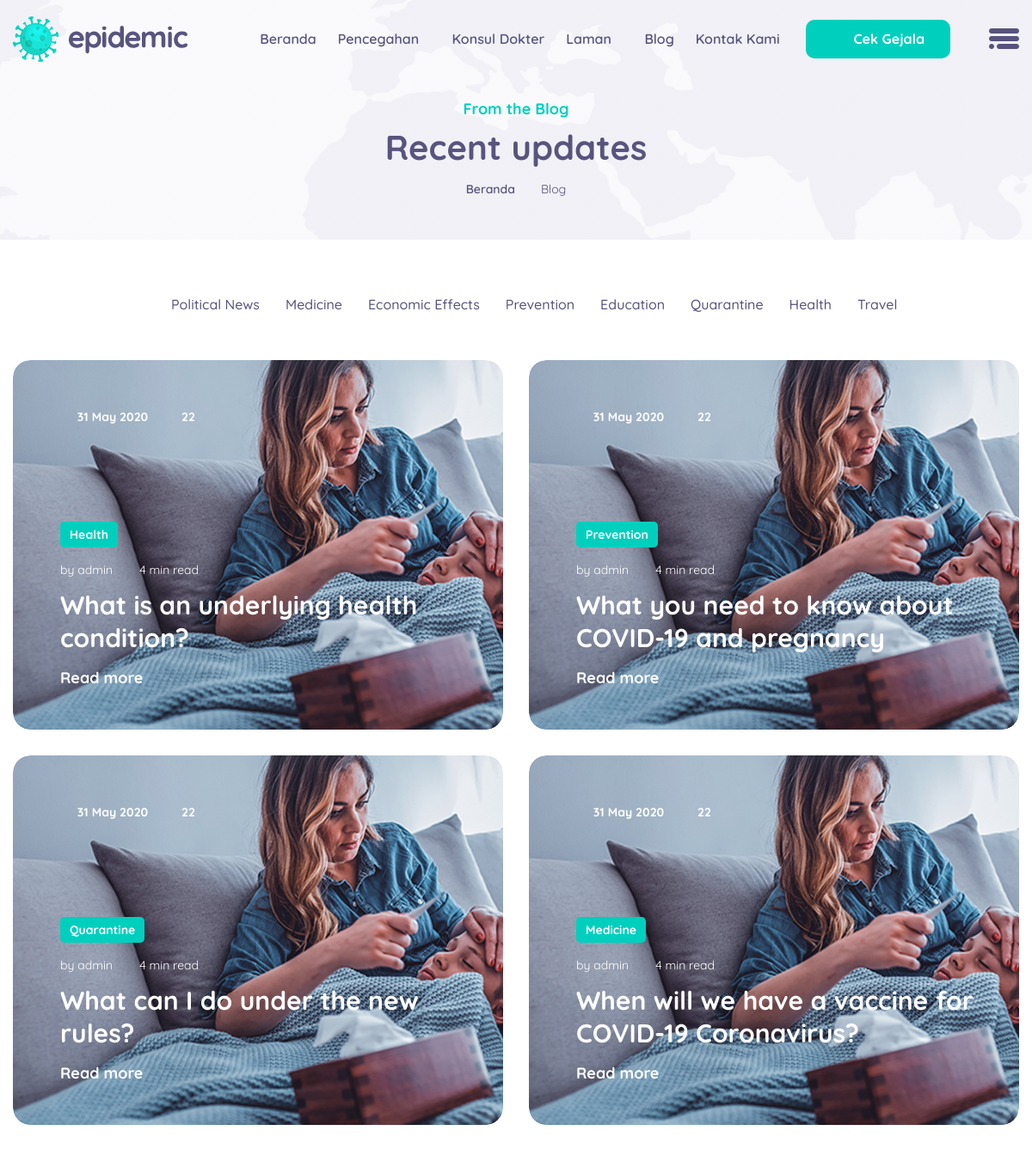
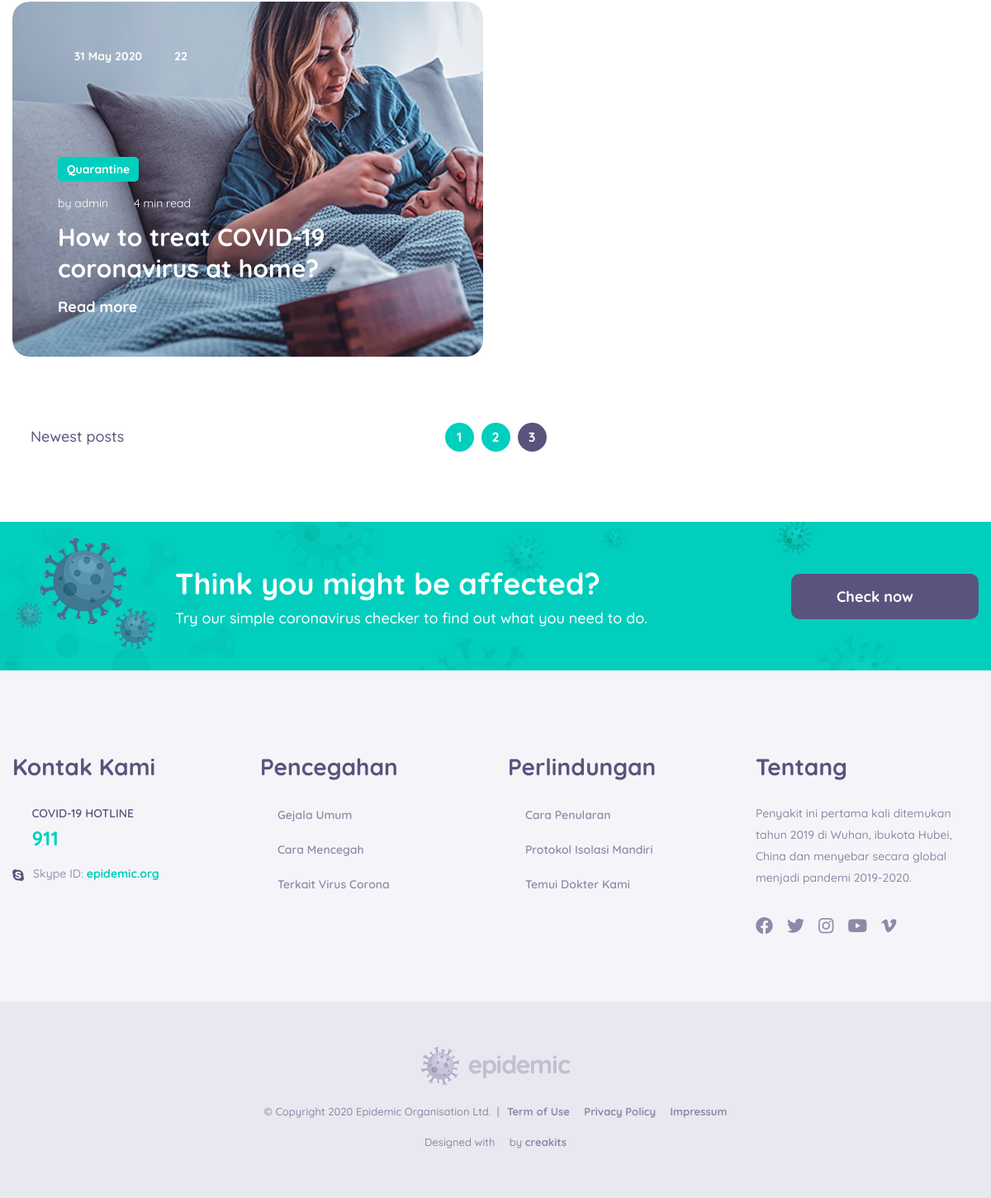
/public/Blog/3, run on the app's committed database (2 pictures, top to bottom).
### tables this page shows
CREATE TABLE `blogs` (
  `id` int(11) NOT NULL,
  `authId` int(11) NOT NULL,
  `title` varchar(255) NOT NULL,
  `category` enum('Political News','Medicine','Economic','Effect','Prevention','Education','Quarantine','Health','Travel') DEFAULT NULL,
  `date` date NOT NULL,
  `content` longtext NOT NULL
);

CREATE TABLE `users` (
  `id` int(11) NOT NULL,
  `username` varchar(255) NOT NULL,
  `password` varchar(255) NOT NULL,
  `role` enum('Administrator','Doctor/Content Writer') NOT NULL,
  `full_name` varchar(255) NOT NULL,
  `birth_date` date NOT NULL,
  `address` varchar(255) NOT NULL,
  `email` varchar(255) NOT NULL,
  `phone_number` varchar(255) NOT NULL
);

### app/core/Controller.php (called while the page is built, shortened)
<?php
class Controller{
    public function view($view, $data = [])
    {
        require_once '../app/views/' . $view . '.php';
    }
    public function model($model)
    {
        return new $model;
    }
}

### app/controllers/Blog.php (called while the page is built, shortened)
<?php
class Blog extends Controller {
    public function index($page = 1)
    {
        $halaman = 10;
        $mulai = ($page>1) ? ($page * $halaman) - $halaman : 0;
        $total = count($this->model('Blog_model')->getAllBlogs());
        $data['pages'] = ceil($total/$halaman);
        $data['current_page'] = $page;
        $data['blogs'] = $this->model('Blog_model')->getBlogsByPage($mulai, $halaman);
        $this->view('blog/blog', $data);
    }
}

### app/core/App.php (called while the page is built, shortened)
<?php
class App
{
    protected $method = 'index';
    protected $params = [];
    public function __construct()
    {
        $url = $this->parseURL();
        if (isset($url[0])) {
            if (file_exists('../app/controllers/' . $url[0] . '.php')) {
                unset($url[0]);
            }
        }
        $this->controller = new $this->controller;
        if (!empty($url)) {
            $this->params = array_values($url);
        }
        call_user_func_array([$this->controller, $this->method], $this->params);
    }
    public function parseURL()
    {
        if (isset($_GET['url'])) {
            $url = rtrim($_GET['url'], '/');
            $url = filter_var($url, FILTER_SANITIZE_URL);
            $url = explode('/', $url);
            return $url;
        }
    }
}

### public/index.php (called while the page is built, shortened)
<?php
$app = new App;

### app/core/Database.php (called while the page is built, shortened)
<?php
class Database{
    private $host = DB_HOST;
    private $user = DB_USER;
    private $pass = DB_PASS;
    private $dbnm = DB_NAME;
    private $dbh;
    private $stmt;
    public function __construct()
    {
        $dsn = 'mysql:host='. $this->host .';dbname='. $this->dbnm;
        $option = [
            PDO::ATTR_PERSISTENT => true,
            PDO::ATTR_ERRMODE => PDO::ERRMODE_EXCEPTION
        ];
        try{
            $this->dbh = new PDO($dsn,$this->user,$this->pass, $option);
        }catch(PDOException $e){
            die($e->getMessage());
        }
    }
    public function query($query)
    {
        $this->stmt = $this->dbh->prepare($query);
    }
    public function bind($param, $value, $type = null){
        if(is_null($type)){
            switch (true) {
                case is_int($value):
                    $type = PDO::PARAM_INT;
                    break;
                default:
                    $type = PDO::PARAM_STR;
            }
        }
        $this->stmt->bindValue($param, $value, $type);
    }
    public function execute()
    {
        $this->stmt->execute();
    }
    public function resultSet()
    {
        $this->execute();
        return $this->stmt->fetchAll(PDO::FETCH_ASSOC);
    }
    public function single()
    {
        $this->execute();
        return $this->stmt->fetch(PDO::FETCH_ASSOC);
    }
}

### app/models/Blog_model.php (called while the page is built, shortened)
<?php
class Blog_model{
    private $table = 'blogs';
    private $db;
    public function __construct()
    {
        $this->db = new Database;
    }
    public function getAllBlogs()
    {
        $this->db->query('SELECT * FROM ' . $this->table);
        return $this->db->resultSet();
    }
    public function getBlogsByPage($mulai, $halaman)
    {
        $this->db->query('SELECT * FROM ' . $this->table . ' ORDER BY `id` DESC LIMIT :mulai , :halaman');
        $this->db->bind('mulai',$mulai);
        $this->db->bind('halaman',$halaman);
        return $this->db->resultSet();
    }
}

### app/models/User_model.php (called while the page is built, shortened)
<?php
class User_model
{
    private $table = 'users';
    private $db;
    public function __construct()
    {
        $this->db = new Database;
    }
    public function getAllUsersNameById($id)
    {
        $this->db->query('SELECT full_name FROM ' . $this->table . ' WHERE id=:id');
        $this->db->bind('id', $id);
        return $this->db->single();
    }
}

### app/views/Blog/blog.php (the view, shortened to what this page needs)
<section class="breadcrumb_area">
    <div class="container">
        <div class="breadcrumb_text">
            <h6 class="wow fadeInUp">From the Blog</h6>
            <h3 class="wow fadeInUp" data-wow-delay="0.2s">Recent updates</h3>
            <ul class="nav justify-content-center wow fadeInUp" data-wow-delay="0.3s">
                <li><a href="<?= BASEURL; ?>/Home">Beranda</a></li>
                <li><a href="<?= BASEURL; ?>/Blog/1">Blog</a></li>
            </ul>
        </div>
    </div>
</section>
<section class="blog_area">
    <div class="container">
        <div class="blog_menu">
            <div class="g_fillter">
                <ul class="nav justify-content-center">
                    <li class="active" data-filter="*">
                        <a href="#"><i class="linearicons-icons"></i></a>
                    </li>
                    <li data-filter=".comm"><a href="#">Political News</a></li>
                    <li data-filter=".medi"><a href="#">Medicine</a></li>
                    <li data-filter=".eff"><a href="#">Economic Effects </a></li>
                    <li data-filter=".pre"><a href="#">Prevention</a></li>
                    <li data-filter=".edu"><a href="#">Education</a></li>
                    <li data-filter=".quarantine"><a href="#">Quarantine</a></li>
                    <li data-filter=".health"><a href="#">Health</a></li>
                    <li data-filter=".travel"><a href="#">Travel</a></li>
                </ul>
            </div>
        </div>
        <div class="row blog_item_inner">
            <?php foreach ($data['blogs'] as $blog) : ?>
                <?php
                $date = date('j F Y', strtotime(str_replace("-", "/", $blog['date'])));
                $data['users'] = $this->model('User_model')->getAllUsersNameById($blog['authId']);
                $author_name = $data['users']['full_name'];
                ?>
                <div class="col-lg-6 comm travel edu quarantine">
                    <div class="big_l_blog_item">
                        <div class="l_blog_img">
                            <img class="img-fluid" src="<?= BASEURL; ?>/assets/storage/images/blog/default.jpg"
                                 alt=""/>
                        </div>
                        <div class="l_blog_text">
                            <div class="date">
                                <a><i class="linearicons-calendar-full"></i>
                                    <?= $date ?>
                                </a>
                                <a><i class="linearicons-bubbles"></i> 22</a>
                            </div>
                            <div class="blog_btm_text">
                                <div class="tag"><?= $blog['category'] ?></div>
                                <div class="author">
                                    <a>by <?= $author_name ?></a>
                                    <a><i class="linearicons-radio-button"></i> 4 min read</a>
                                </div>
                                <a href="<?= BASEURL; ?>/Blog/single_blog/<?= $blog['id'] ?>">
                                    <h3><?= $blog['title'] ?></h3>
                                </a>
                                <a class="text_btn" href="<?= BASEURL;?>/Blog/single_blog/<?= $blog['id'];?>">Read more
                                    <i class="linearicons-arrow-right"></i></a>
                            </div>
                        </div>
                    </div>
                </div>
            <?php endforeach; ?>
        </div>
        <div class="row blog_pagination">
            <div class="col-md-2">
                <?php if ($data['current_page'] > 1) { ?>
                    <a class="pagi_btn prev" href="<?= BASEURL; ?>/Blog/1"><i
                                class="linearicons-arrow-left"></i> Newest posts</a>
                <?php } ?>
            </div>
            <div class="col-md-8">
                <nav class="navigation" aria-label="Page navigation example">
                    <ul class="pagination justify-content-center">
                        <?php
                        if ($data['pages'] >= 0 && $data['pages'] <= 4) {
                            for ($i = 1; $i <= $data['pages']; $i++) {
                                if ($i == $data['current_page']) {
                                    ?>
                                    <li class="page-item active"><a class="page-link"
                                                                    href="<?= BASEURL; ?>/Blog/<?= $i ?>"><?= $i ?></a>
                                    </li>
                                <?php } else { ?>
                                    <li class="page-item"><a class="page-link"
                                                             href="<?= BASEURL; ?>/Blog/<?= $i ?>"><?= $i ?></a></li>
                                <?php }
                            }
                        } else if ($data['pages'] > 4) {
                        if ($data['current_page'] == 1) { ?>
                        <li class="page-item active"><a class="page-link"
                                                        href="<?= BASEURL; ?>/Blog/1">1</a>
                        <li class="page-item"><a class="page-link"
                                                 href="<?= BASEURL; ?>/Blog/2">2</a>
                        <li class="page-item"><a class="page-link"
                                                 href="<?= BASEURL; ?>/Blog/3">3</a>
                            <?php } else if ($data['current_page'] == $data['pages']) { ?>
                        <li class="page-item"><a class="page-link"
                                                 href="<?= BASEURL; ?>/Blog/<?= $data['current_page'] - 2 ?>"><?= $data['current_page'] - 2 ?></a>
                        <li class="page-item"><a class="page-link"
                                                 href="<?= BASEURL; ?>/Blog/<?= $data['current_page'] - 1 ?>"><?= $data['current_page'] - 1 ?></a>
                        <li class="page-item active"><a class="page-link"
                                                        href="<?= BASEURL; ?>/Blog/<?= $data['current_page'] ?>"><?= $data['current_page'] ?></a>
                            <?php } else { ?>
                        <li class="page-item"><a class="page-link"
                                                 href="<?= BASEURL; ?>/Blog/<?= $data['current_page'] - 1 ?>"><?= $data['current_page'] - 1 ?></a>
                        <li class="page-item"><a class="page-link"
                                                 href="<?= BASEURL; ?>/Blog/<?= $data['current_page'] ?>"><?= $data['current_page'] ?></a>
                        <li class="page-item active"><a class="page-link"
                                                        href="<?= BASEURL; ?>/Blog/<?= $data['current_page'] + 1 ?>"><?= $data['current_page'] + 1 ?></a>
                            <?php }
                            } ?>
                    </ul>
                </nav>
            </div>
            <div class="col-md-2 text-right">
            </div>
        </div>
</section>
<section class="check_now_area check_now_box full_widget_check">
    <div class="container">
        <div class="row m-0 justify-content-between">
            <div class="left">
                <div class="media">
                    <div class="d-flex">
                        <img src="<?= BASEURL; ?>/assets/images/check-4.png" alt="">
                        <img src="<?= BASEURL; ?>/assets/images/check-5.png" alt="">
                        <img src="<?= BASEURL; ?>/assets/images/check-6.png" alt="">
                    </div>
                    <div class="media-body">
                        <h4>Think you might be affected?</h4>
                        <p>
                            Try our simple coronavirus checker to find out what you need
                            to do.
                        </p>
                    </div>
                </div>
            </div>
            <div class="right">
                <a class="icon_btn" href="<?= BASEURL; ?>/Prevention/symptom_checker">Check now <i class="linearicons-arrow-right"></i></a>
            </div>
        </div>
    </div>
</section>

### data on the page
blogs: date "31 May 2020", category "Health", authId.full_name "admin", title "What is an underlying health condition?"
blogs: date "31 May 2020", category "Prevention", authId.full_name "admin", title "What you need to know about COVID-19 and pregnancy"
blogs: date "31 May 2020", category "Quarantine", authId.full_name "admin", title "What can I do under the new rules?"
blogs: date "31 May 2020", category "Medicine", authId.full_name "admin", title "When will we have a vaccine for COVID-19 Coronavirus?"
blogs: date "31 May 2020", category "Quarantine", authId.full_name "admin", title "How to treat COVID-19 coronavirus at home?"
